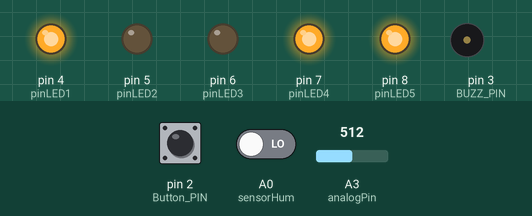
This sketch was run on a simulated Arduino Uno, built with avr-gcc and run on an emulated ATmega328P. On the bench: output pins drawn as LEDs (lit = HIGH), buzzer (waves = sounding). The test bench sets the inputs (shaded band); at power-on: pin 2 (Button_PIN) LOW, A3 (analogPin) = 512, A0 (sensorHum) LOW. What the sketch prints to the serial monitor is not drawn.

Above: at 1.2 s.
1.3 s: pin 2 (Button_PIN) pulled HIGH for 1 s
At 1.7 s:
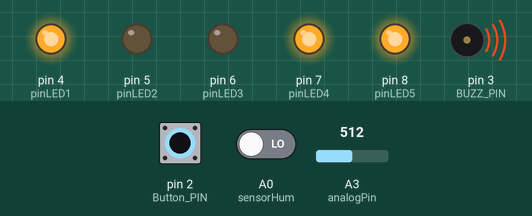
4.1 s: A3 (analogPin) set to 716
At 5.0 s:
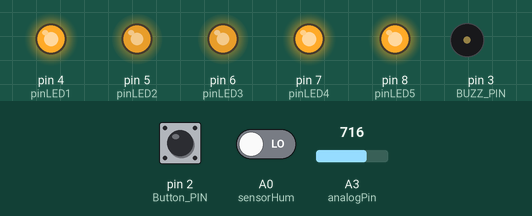
5.6 s: pin 2 (Button_PIN) pulled HIGH for 0.15 s
At 6.0 s:
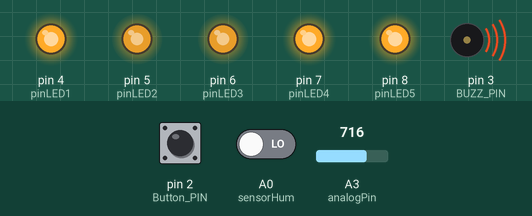
7.7 s: A3 (analogPin) set to 751
At 8.0 s:
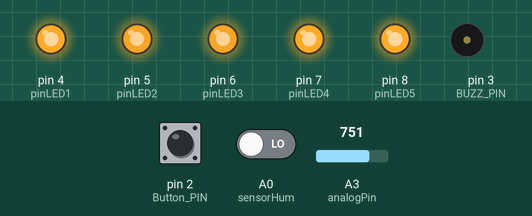
9.2 s: A3 (analogPin) set to 768
At 10.4 s:
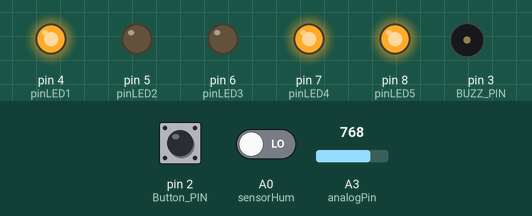
10.7 s: A3 (analogPin) set to 900
At 11.7 s:
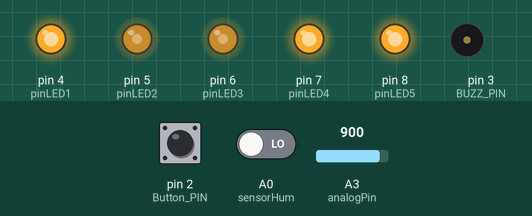
Timing chart, 0 to 13.2 s (numbered marks = the images above; inputs shaded):
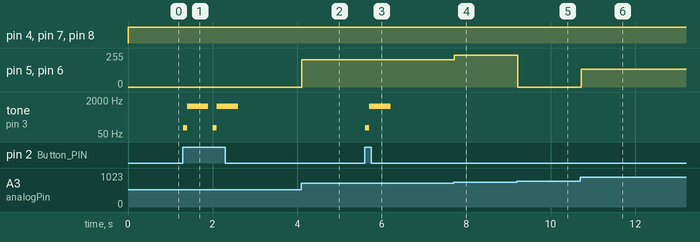

The sketch:

A00372367_ARDUINO.ino
```cpp
const int pinLED1 = 4;
const int pinLED2 = 5;
const int pinLED3 = 6;
const int pinLED4 = 7;
const int pinLED5 = 8;

const int Button_PIN = 2;

const int BUZZ_PIN = 3;

const int sensorHum = A0;

int analogPin = 3;
int val = 0;

bool activated = false;

void setup() {
  // put your setup code here, to run once:
  pinMode(Button_PIN, INPUT);
  pinMode(BUZZ_PIN, OUTPUT);
  pinMode(sensorHum, INPUT);

  pinMode(pinLED1, OUTPUT);
  pinMode(pinLED2, OUTPUT);

  Serial.begin(9600);
}

void loop() {
  // put your main code here, to run repeatedly:

  Serial.print(digitalRead(Button_PIN));
  Serial.print(' ');

  val = analogRead(analogPin);

  if(digitalRead(Button_PIN)){

    tone(BUZZ_PIN, 100, 1000);
    delay(100);
    tone(BUZZ_PIN, 1000, 500);
    delay(500);
    }

  if (digitalRead(sensorHum) == HIGH == false){
    analogWrite(pinLED1, val / 1);
    analogWrite(pinLED2, val / 1);
    analogWrite(pinLED3, val / 1);
    analogWrite(pinLED4, val / 1);
    analogWrite(pinLED5, val / 1);
    activated = true;
  }
  delay(100);
}
```

Measured:
- the behaviour switches between 767 and 768 on A3 (analogPin) (found by bisection; images 4 and 5)
- after the input at 1.3 s, tone on pin 3 (BUZZ_PIN): plays 100 Hz for 0.10 s, 1000 Hz for 0.50 s, 100 Hz for 0.10 s, 1000 Hz for 0.50 s, starting at once
- after the input at 4.1 s, pin 5 (pinLED2), pin 6 (pinLED3): 0/255 → 204/255 at once
- after the input at 5.6 s, tone on pin 3 (BUZZ_PIN): silent → 100 Hz at once, → 1000 Hz 0.10 s later, → silent 0.50 s later
- after the input at 7.7 s, pin 5 (pinLED2), pin 6 (pinLED3): 204/255 → 239/255 at once
- after the input at 9.2 s, pin 5 (pinLED2), pin 6 (pinLED3): 239/255 → 0/255 at once
- after the input at 10.7 s, pin 5 (pinLED2), pin 6 (pinLED3): 0/255 → 132/255 at once
